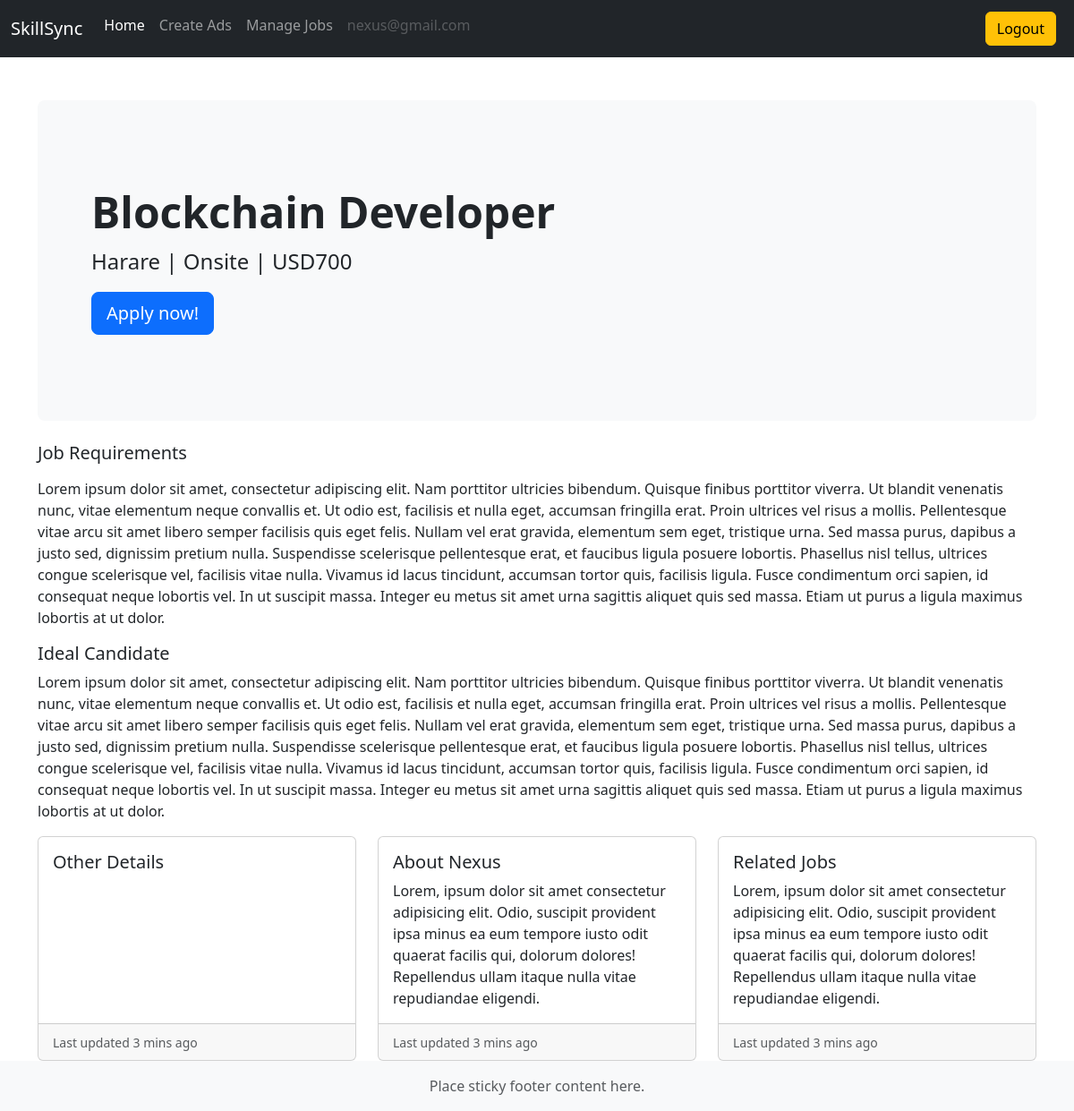
The app's page /job-details/2/ (signed in) with its own data.
### users/models.py (models this page shows)
class User(AbstractUser):
 email = models.EmailField(unique= True)
 is_recruiter = models.BooleanField(default=False)
 is_applicant = models.BooleanField(default=False)
 has_resume = models.BooleanField(default=False)
 has_company = models.BooleanField(default=False)

### job/models.py (models this page shows, shortened)
class Job(models.Model):
    job_type_choices = (
        ('Remote','Remote'),
        ('Onsite','Onsite'),
        ('Hybrid','Hybrid')
    )
    user = models.ForeignKey(User, on_delete = models.CASCADE)
    company = models.ForeignKey(Company, on_delete = models.CASCADE)
    title = models.CharField(max_length=100)
    city = models.CharField(max_length= 100)
    salary = models.PositiveIntegerField(default =35000 )
    requirements = models.TextField()
    ideal_candidate = models.TextField()
    is_available = models.BooleanField(default=True) # if job is available or not
    timestamp = models.DateTimeField(auto_now_add=True)
    industry = models.ForeignKey(Industry, on_delete = models.DO_NOTHING, null = True, blank = True)
    province = models.ForeignKey(Province, on_delete= models.DO_NOTHING, null = True, blank= True)
    job_type = models.CharField(max_length=20, choices = job_type_choices, null = True, blank = True)

class Province(models.Model):
    name = models.CharField(max_length=100)
    def __str__(self):
        return self.name

### company/models.py (models this page shows)
class Company(models.Model):
    user = models.OneToOneField(User,on_delete = models.CASCADE)
    name = models.CharField(max_length=100,null=True, blank=True)
    est_date = models.PositiveIntegerField(null=True, blank=True)
    city = models.CharField(max_length=100,null=True, blank=True)
    state = models.CharField(max_length=100,null=True, blank=True)

### website/views.py (the view)
# urls.py: path('job-details/<int:pk>/', views.job_details, name='job-details'),
@login_required
def job_details(request, pk):
    if ApplyJob.objects.filter(user=request.user, job=pk).exists():
        has_applied = True
    else:
        has_applied = False
    job = Job.objects.get(pk=pk)
    context = {'job': job, 'has_applied': has_applied}
    return render(request, 'website/job_details.html', context)

### templates/website/job_details.html (shortened to what this page needs)
{% extends 'base.html' %}
{% load humanize %}
{% block content %}
<section>
  <div class="p-5 mb-4 bg-light rounded-3">
    <div class="container-fluid py-5">
      <h1 class="display-5 fw-bold">{{ job.title }}</h1>
      <p class="col-md-8 fs-4">
        {{ job.province}} | {{job.job_type}} | USD{{ job.salary|intcomma }}
      </p>
      {% if has_applied == False %}
      <a href= "{% url 'apply-to-job' job.pk %}" class="btn btn-primary btn-lg" type="button">Apply now!</a>
      {% else %}
      <p><span class="text-danger">You have already applied for this job</span></p>
      {% endif %}
    </div>
  </div>
</section>
<section>
  <div>
    <h5>Job Requirements</h5>
    <p>{{ job.requirements|linebreaks }}</p>
  </div>
</section>
<section>
  <h5>Ideal Candidate</h5>
  <p>{{ job.ideal_candidate }}</p>
</section>
<div class="row row-cols-1 row-cols-md-3 g-4">
  <div class="col">
    <div class="card h-100">
      <div class="card-body">
        <h5 class="card-title">Other Details</h5>
      </div>
      <div class="card-footer">
        <small class="text-muted">Last updated 3 mins ago</small>
      </div>
    </div>
  </div>
  <div class="col">
    <div class="card h-100">
      <div class="card-body">
        <h5 class="card-title">About {{ job.company.name }}</h5>
        <p class="card-text">
            Lorem, ipsum dolor sit amet consectetur adipisicing elit. Odio, suscipit provident ipsa minus ea eum tempore iusto odit quaerat facilis qui, dolorum dolores! Repellendus ullam itaque nulla vitae repudiandae eligendi.
        </p>
      </div>
      <div class="card-footer">
        <small class="text-muted">Last updated 3 mins ago</small>
      </div>
    </div>
  </div>
  <div class="col">
    <div class="card h-100">
      <div class="card-body">
        <h5 class="card-title">Related Jobs</h5>
        <p class="card-text">
            Lorem, ipsum dolor sit amet consectetur adipisicing elit. Odio, suscipit provident ipsa minus ea eum tempore iusto odit quaerat facilis qui, dolorum dolores! Repellendus ullam itaque nulla vitae repudiandae eligendi.
        </p>
      </div>
      <div class="card-footer">
        <small class="text-muted">Last updated 3 mins ago</small>
      </div>
    </div>
  </div>
</div>
{% endblock content %}

### templates/base.html (shortened to what this page needs)
<!DOCTYPE html>
<html lang="en">
<head>
    <link rel="stylesheet" href="https://cdnjs.cloudflare.com/ajax/libs/font-awesome/5.15.4/css/all.min.css">
    <link href="https://cdn.jsdelivr.net/npm/bootstrap@5.3.2/dist/css/bootstrap.min.css" rel="stylesheet">
</head>
<body>
    <nav class="navbar navbar-expand-lg navbar-dark bg-dark">
        <div class="container-fluid">
            <a class="navbar-brand" href="{% url 'home'%}">SkillSync</a>
            <div class="collapse navbar-collapse" id="navbarSupportedContent" >
                {% if request.user.is_authenticated%}
                {% if request.user.is_applicant %}
                <ul class="navbar-nav me-auto mb-2 mb-lg0">
                    <li class="nav-item"><a class="nav-link active" aria-current="page" href="#">Home</a>
                    </li>
                    {% if request.user.has_resume%}
                    <li class="nav-item">
                        <a class="nav-link " href="{% url 'job-listing' %}">Apply to Jobs</a>
                    </li>
                    <li class="nav-item"><a class="nav-link active" aria-current="page" href="{% url 'applied-jobs' %}">Manage Job Applications</a>
                    </li>
                    {% else %}
                    <li class="nav-item">
                        <a class="nav-link " href="{% url 'update-resume' %}">Create Profile</a>
                    {% endif %}
                    <li class="nav-item">
                        <a class="nav-link disabled" href="a" tabindex="-1" aria-disabled="true">{{request.user.email}}</a>
                    </li>
                </ul>
                <a href="{%url 'logout'%}" class="btn btn-warning me-2 ">Logout</a>
                {% elif request.user.is_recruiter%}
                <ul class="navbar-nav me-auto mb-2 mb-lg0">
                    <li class="nav-item"><a class="nav-link active" aria-current="page" href="a">Home</a>
                    </li>
                    {% if request.user.has_company  %}
                    <li class="nav-item">
                        <a class="nav-link " href="{%url 'create-job'%}">Create Ads</a>
                    </li>
                    <li class="nav-item">
                        <a class="nav-link " href="{%url 'manage-jobs'%}">Manage Jobs</a>
                    </li>
                    {% else %}
                <li class="nav-item">
                    <a class="nav-link disabled" href="a" tabindex="-1" aria-disabled="true">{{request.user.email}}</a>
                </li>
                </ul>
                <a href="{%url 'logout'%}" class="btn btn-warning me-2 ">Logout</a>
                {% endif %}
                {% else  %}
                <ul class="navbar-nav me-auto mb-2 mb-lg0">
                    <li class="nav-item">
                        <a class="nav-link active" aria-current="page" href="{% url 'job-listing' %}">All Jobs</a>
                    </li>
                        </ul>
                {%endif%}
            </div>
        </div>
    </nav>
    <div class="container mt-5">
        {% block content%}
        {% endblock content%}
    </div>
<footer class="footer mt-auto py-3 bg-light">
    <div class="container-fluid text-center ">
      <span class="text-muted">Place sticky footer content here.</span>
    </div>
</footer>
</body>
</html>

### records on screen
User: user.email "nexus@gmail.com"
Job: title "Blockchain Developer", province "Harare", job_type "Onsite", salary "700", requirements "Lorem ipsum dolor sit amet, consectetur adipiscing elit. Nam porttitor ultricies bibendum. Quisque finibus porttitor viverra. Ut blandit venenatis nunc, vitae elementum neque convallis et. Ut odio est, facilisis et nulla eget, accumsan fringilla erat. Proin ultrices vel risus a mollis. Pellentesque vitae arcu sit amet libero semper facilisis quis eget felis. Nullam vel erat gravida, elementum sem eget, tristique urna. Sed massa purus, dapibus a justo sed, dignissim pretium nulla. Suspendisse scelerisque pellentesque erat, et faucibus ligula posuere lobortis. Phasellus nisl tellus, ultrices congue scelerisque vel, facilisis vitae nulla. Vivamus id lacus tincidunt, accumsan tortor quis,…", ideal_candidate "Lorem ipsum dolor sit amet, consectetur adipiscing elit. Nam porttitor ultricies bibendum. Quisque finibus porttitor viverra. Ut blandit venenatis nunc, vitae elementum neque convallis et. Ut odio est, facilisis et nulla eget, accumsan fringilla erat. Proin ultrices vel risus a mollis. Pellentesque vitae arcu sit amet libero semper facilisis quis eget felis. Nullam vel erat gravida, elementum sem eget, tristique urna. Sed massa purus, dapibus a justo sed, dignissim pretium nulla. Suspendisse scelerisque pellentesque erat, et faucibus ligula posuere lobortis. Phasellus nisl tellus, ultrices congue scelerisque vel, facilisis vitae nulla. Vivamus id lacus tincidunt, accumsan tortor quis,…", company.name "Nexus"
